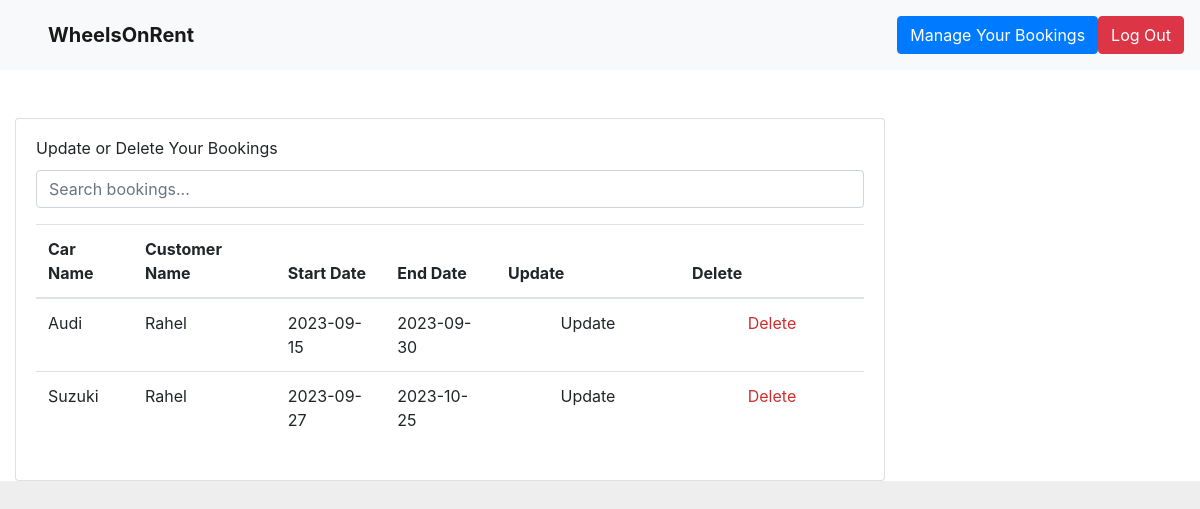
The app's page /booking/my_bookings (signed in), older data.
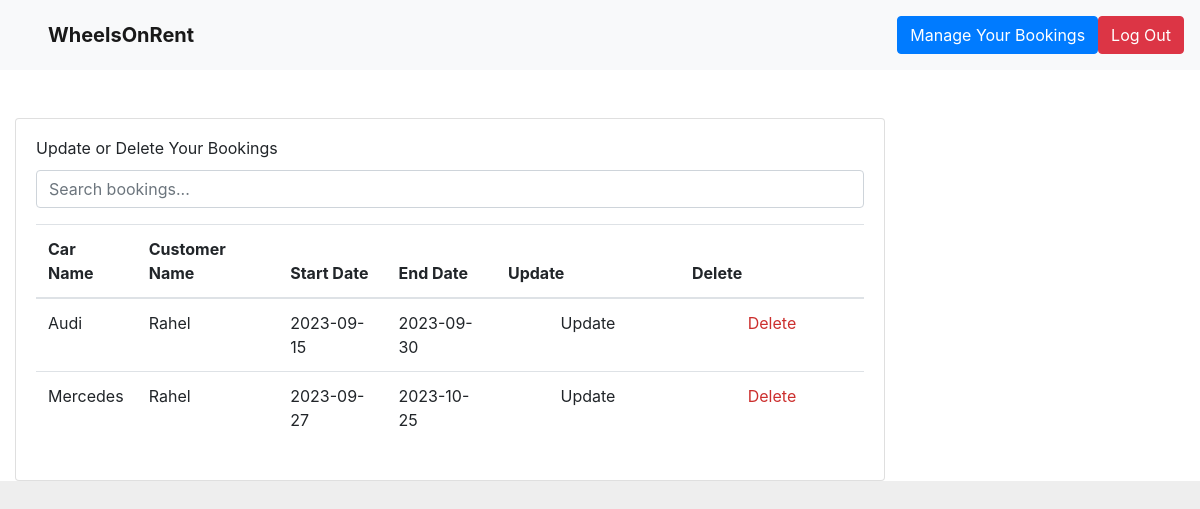
The same page, newer data.
### tables this page shows
CREATE TABLE booking (
  id INTEGER PRIMARY KEY AUTOINCREMENT,
  customer_id INTEGER NOT NULL,
  car_id INTEGER NOT NULL,
  start_date DATE NOT NULL,
  end_date DATE NOT NULL,
  FOREIGN KEY (customer_id) REFERENCES customer (id),
  FOREIGN KEY (car_id) REFERENCES car (id)
);

CREATE TABLE car (
  id INTEGER PRIMARY KEY AUTOINCREMENT,
  name TEXT NOT NULL,
  model TEXT NOT NULL,
  status TEXT NOT NULL,
  seat INTEGER NOT NULL,
  door INTEGER NOT NULL,
  gearbox TEXT NOT NULL,
  image TEXT
, price REAL NOT NULL DEFAULT 0.0);

CREATE TABLE customer (
  id INTEGER PRIMARY KEY AUTOINCREMENT,
  name TEXT NOT NULL,
  last_name TEXT NOT NULL,
  phone_number TEXT NOT NULL,
  email TEXT NOT NULL,
  password TEXT NOT NULL,
  role TEXT INTEGER DEFAULT 0
);

### car_app/booking.py (the view)
@bp.route('/my_bookings')
@login_required
def my_bookings():
    db = get_db()
    customer_id = g.customer['id']
    bookings = db.execute(
        'SELECT b.id, car_id, ca.id, ca.name, customer_id, cu.id, cu.name, cu.last_name, start_date, end_date'
        ' FROM booking b'
        ' JOIN customer cu ON customer_id = cu.id'
        ' JOIN car ca ON car_id = ca.id'
        ' WHERE customer_id = ?'
        ' ORDER BY start_date ASC',
        (customer_id,)
    ).fetchall()
    return render_template('booking/index.html', bookings=bookings)

### car_app/customer.py (called while the page is built)
@bp.before_app_request
def load_logged_in_customer():
    customer_id = session.get('customer_id')
    if customer_id is None:
        g.customer = None
    else:
        g.customer = get_db().execute(
            'SELECT * FROM customer WHERE id = ?', (customer_id,)
        ).fetchone()

def login_required(view):
    @functools.wraps(view)
    def wrapped_view(**kwargs):
        if g.customer is None:
            return redirect(url_for('customer.login'))
        return view(**kwargs)
    return wrapped_view

### car_app/db.py (called while the page is built)
def get_db():
    if 'db' not in g:
        g.db = sqlite3.connect(
            current_app.config['DATABASE'],
            detect_types=sqlite3.PARSE_DECLTYPES
        )
        g.db.row_factory = sqlite3.Row
    return g.db

### car_app/templates/booking/index.html (shortened to what this page needs)
{% extends 'base.html' %}
{% block content %}
<div class="content-wrapper">
  <div class="row">
    <div class="col-lg-9 grid-margin stretch-card">
      <div class="card">
        <div class="card-body">
          <h4 class="card-title">Update or Delete Your Bookings</h4>
          <div class="mb-3">
            <input type="text" id="searchInput" class="form-control" placeholder="Search bookings...">
          </div>
          <div class="table-responsive">
            <table class="table">
              <thead>
                <tr>
                  <th>Car Name</th>
                  <th>Customer Name</th>
                  <th>Start Date</th>
                  <th>End Date</th>
		  <th>Update</th>
                  <th>Delete</th>
                </tr>
              </thead>
              <tbody>
                {% for booking in bookings %}
                  <tr>
                    <td>{{ booking[3] }}</td>
                    <td>{{ booking[6] }}</td>
                    <td>{{ booking[8] }}</td>
                    <td>{{ booking[9] }}</td>
                    <td>
                      <form action="{{ url_for('booking.update', id=booking[0]) }}" method="get">
                        <input type="submit" value="Update">
                      </form>
                    </td>
              	    <td>
		      <form action="{{ url_for('booking.delete', id=booking['id']) }}" method="post"><input class="danger" type="submit" value="Delete" onclick="return confirm('Are you sure?')">
		      </form></td>
                  </tr>
                {% endfor %}
              </tbody>
            </table>
          </div>
        </div>
      </div>
    </div>
  </div>
</div>
{% endblock %}

Row changes from the older to the newer data that the page shows:
changed booking: name "Suzuki" → "Mercedes"
